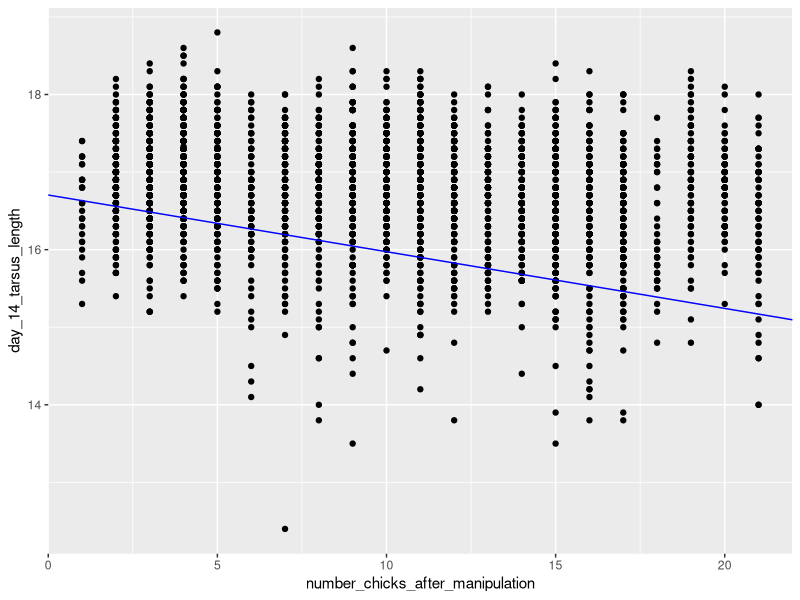
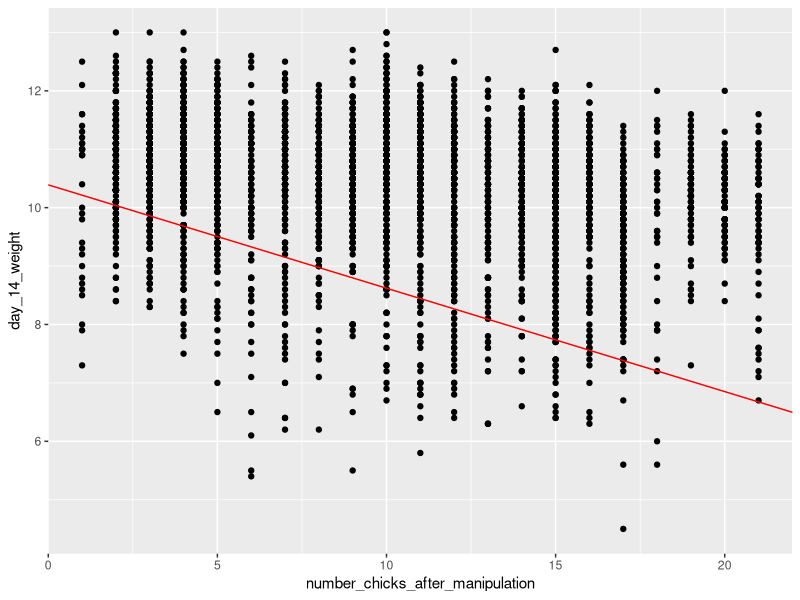
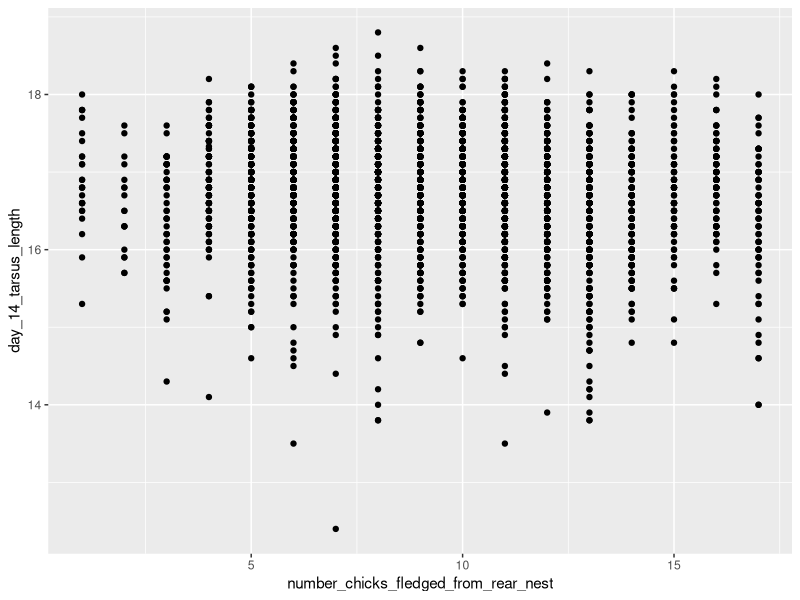
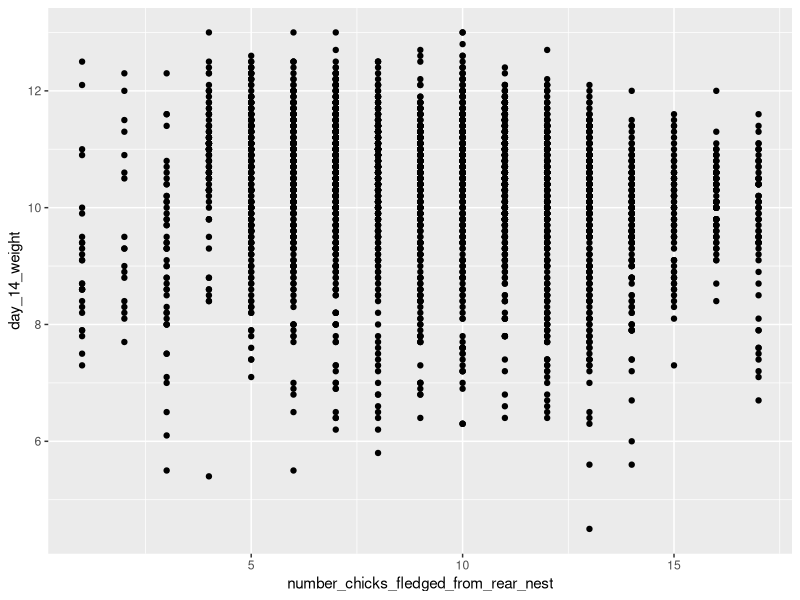
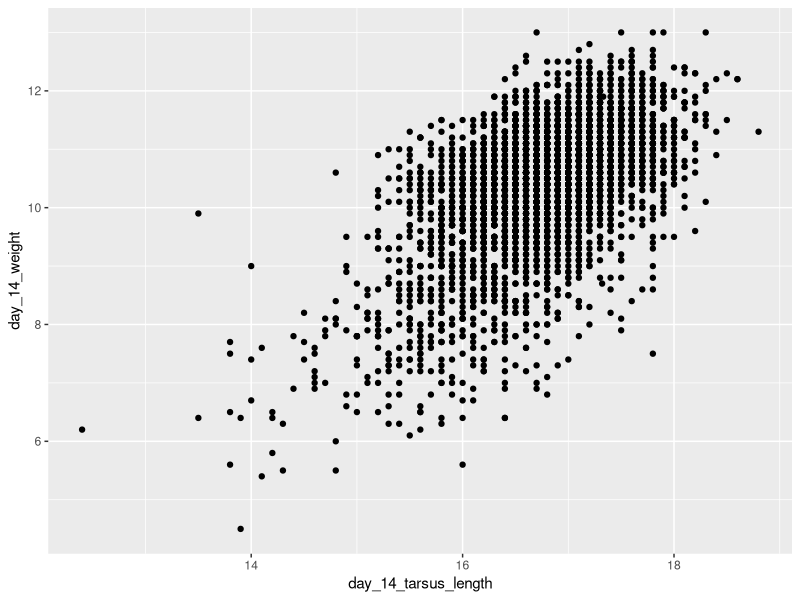
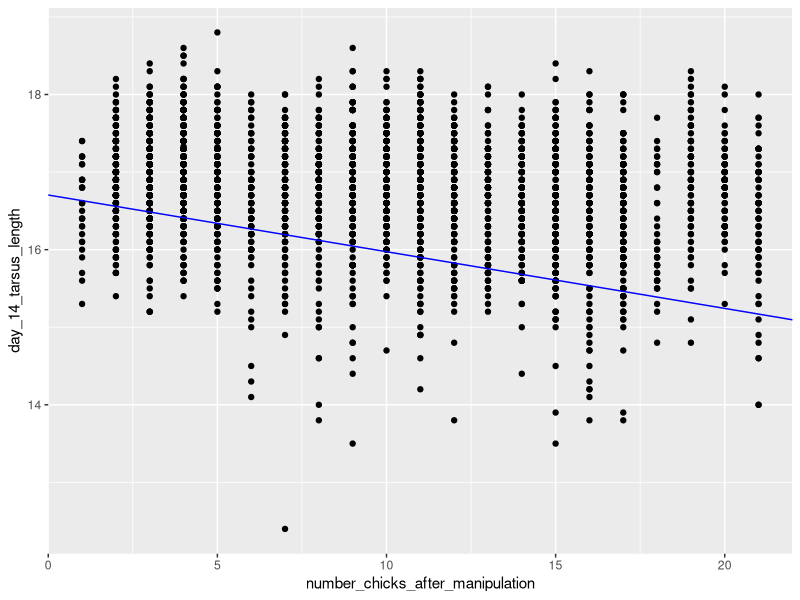
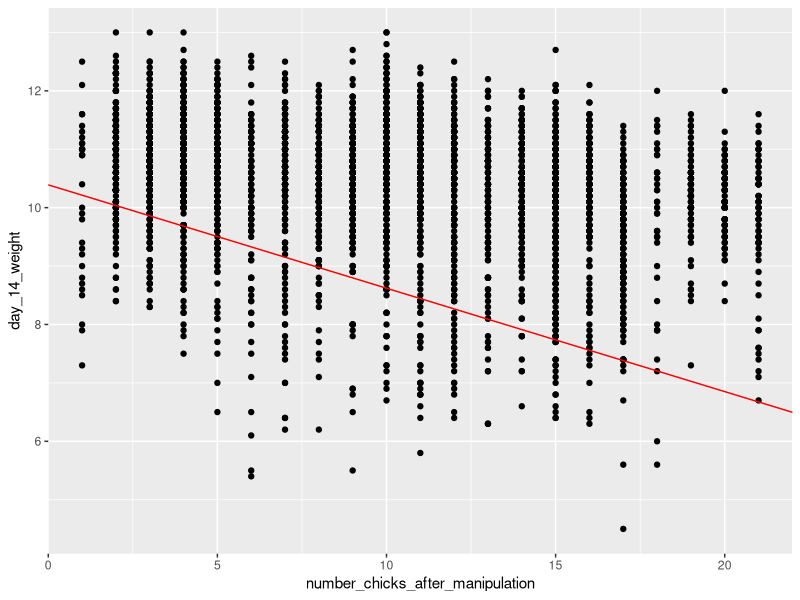
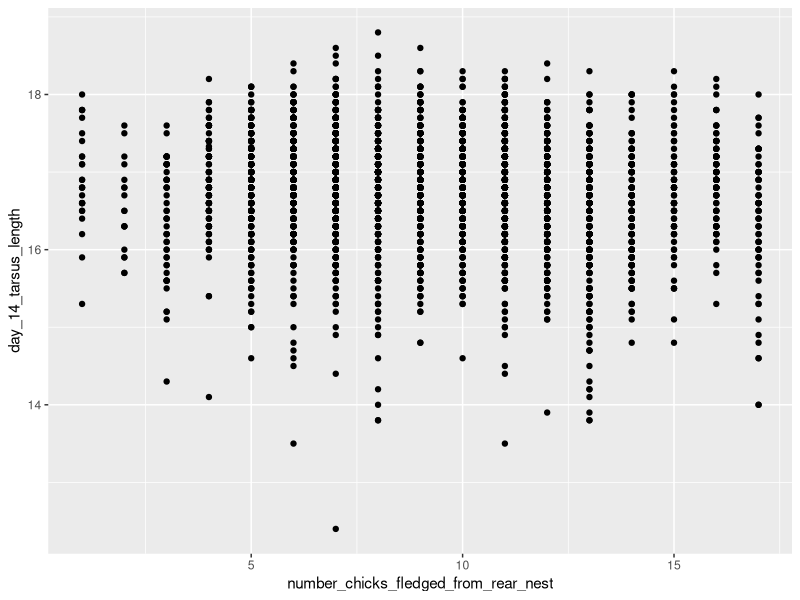

Here is the R script that generated these plots, in order:
## ---- chunk 1
knitr::opts_chunk$set(echo = TRUE)
## ---- chunk 2
tits <- read.csv('tit_clean.csv')
View(tits)
head(tits)
## ---- chunk 3
library(tidyverse)
tits_selected <- tits |> select(number_chicks_fledged_from_rear_nest, day_14_tarsus_length, day_14_weight, net_rearing_manipulation, hatch_year, rear_Box) |>
  filter(number_chicks_fledged_from_rear_nest > 0) |>
  mutate(number_chicks_after_manipulation = number_chicks_fledged_from_rear_nest + net_rearing_manipulation) |>
  filter(number_chicks_after_manipulation > 0)
View(tits_selected)
## ---- chunk 4
library(lme4)
library(lmerTest)

lmm <- lmer(day_14_weight ~ number_chicks_after_manipulation + number_chicks_fledged_from_rear_nest + (1|hatch_year) + (1|rear_Box), data = tits_selected)
summary(lmm)

## ---- chunk 5

lmm <- lmer(day_14_tarsus_length ~ number_chicks_after_manipulation + number_chicks_fledged_from_rear_nest + (1|hatch_year) + (1|rear_Box), data = tits_selected)
summary(lmm)
## ---- chunk 6
library(ggplot2)

plot_tarsus_length <- ggplot(data = tits_selected, aes(x = number_chicks_after_manipulation, y = day_14_tarsus_length))+ 
  geom_point() +
  geom_abline(slope = -0.0731, intercept = 16.704, colour = 'blue')
plot_tarsus_length

ggsave('plot_tarsus_length.png')
## ---- chunk 7

plot_weight <- ggplot(data = tits_selected, aes(x = number_chicks_after_manipulation, y = day_14_weight))+ 
  geom_point() +
  geom_abline(slope = -0.177, intercept = 10.39, colour='red')
plot_weight

ggsave('plot_weight.png')
## ---- chunk 8

plot_tarsus_length_fledged <- ggplot(data = tits_selected, aes(x = number_chicks_fledged_from_rear_nest, y = day_14_tarsus_length))+ 
  geom_point() 
plot_tarsus_length_fledged

ggsave('plot_fledged_tarsus_length.png')
## ---- chunk 9

plot_weight_fledged <- ggplot(data = tits_selected, aes(x = number_chicks_fledged_from_rear_nest, y = day_14_weight))+ 
  geom_point() 
plot_weight_fledged

ggsave('plot_fledged_weight.png')
## ---- chunk 10
plot_length_weight <- ggplot(data = tits_selected, aes(x = day_14_tarsus_length, y = day_14_weight))+ 
  geom_point() 
plot_length_weight

ggsave('plot_length_weight.png')
